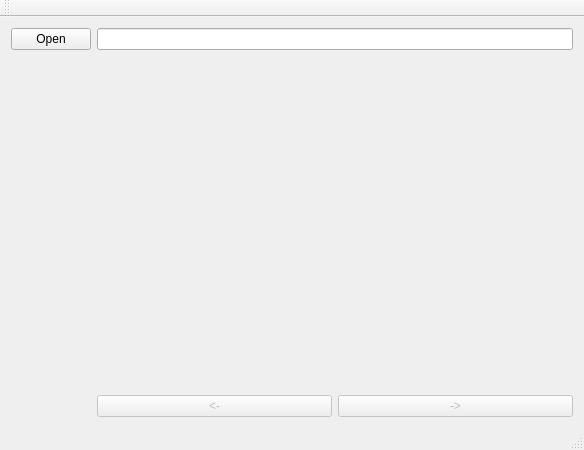
<?xml version="1.0" encoding="UTF-8"?>
<ui version="4.0">
 <class>MainWindow</class>
 <widget class="QMainWindow" name="MainWindow">
  <property name="geometry">
   <rect>
    <x>0</x>
    <y>0</y>
    <width>584</width>
    <height>450</height>
   </rect>
  </property>
  <property name="windowTitle">
   <string>MainWindow</string>
  </property>
  <widget class="QWidget" name="centralWidget">
   <layout class="QGridLayout" name="gridLayout">
    <item row="1" column="0" colspan="3">
     <widget class="QLabel" name="image_shower">
      <property name="maximumSize">
       <size>
        <width>1600</width>
        <height>800</height>
       </size>
      </property>
      <property name="text">
       <string/>
      </property>
     </widget>
    </item>
    <item row="2" column="2">
     <widget class="QPushButton" name="right">
      <property name="enabled">
       <bool>false</bool>
      </property>
      <property name="text">
       <string>-&gt;</string>
      </property>
     </widget>
    </item>
    <item row="0" column="0">
     <widget class="QPushButton" name="open_btn">
      <property name="sizePolicy">
       <sizepolicy hsizetype="Fixed" vsizetype="Fixed">
        <horstretch>0</horstretch>
        <verstretch>0</verstretch>
       </sizepolicy>
      </property>
      <property name="text">
       <string>Open</string>
      </property>
     </widget>
    </item>
    <item row="0" column="1" colspan="2">
     <widget class="QLineEdit" name="image_path">
      <property name="sizePolicy">
       <sizepolicy hsizetype="Preferred" vsizetype="Fixed">
        <horstretch>0</horstretch>
        <verstretch>0</verstretch>
       </sizepolicy>
      </property>
     </widget>
    </item>
    <item row="2" column="1">
     <widget class="QPushButton" name="left">
      <property name="enabled">
       <bool>false</bool>
      </property>
      <property name="styleSheet">
       <string notr="true"/>
      </property>
      <property name="text">
       <string>&lt;-</string>
      </property>
     </widget>
    </item>
   </layout>
  </widget>
  <widget class="QMenuBar" name="menuBar">
   <property name="geometry">
    <rect>
     <x>0</x>
     <y>0</y>
     <width>584</width>
     <height>23</height>
    </rect>
   </property>
  </widget>
  <widget class="QToolBar" name="mainToolBar">
   <attribute name="toolBarArea">
    <enum>TopToolBarArea</enum>
   </attribute>
   <attribute name="toolBarBreak">
    <bool>false</bool>
   </attribute>
  </widget>
  <widget class="QStatusBar" name="statusBar"/>
 </widget>
 <layoutdefault spacing="6" margin="11"/>
 <resources/>
 <connections/>
</ui>
